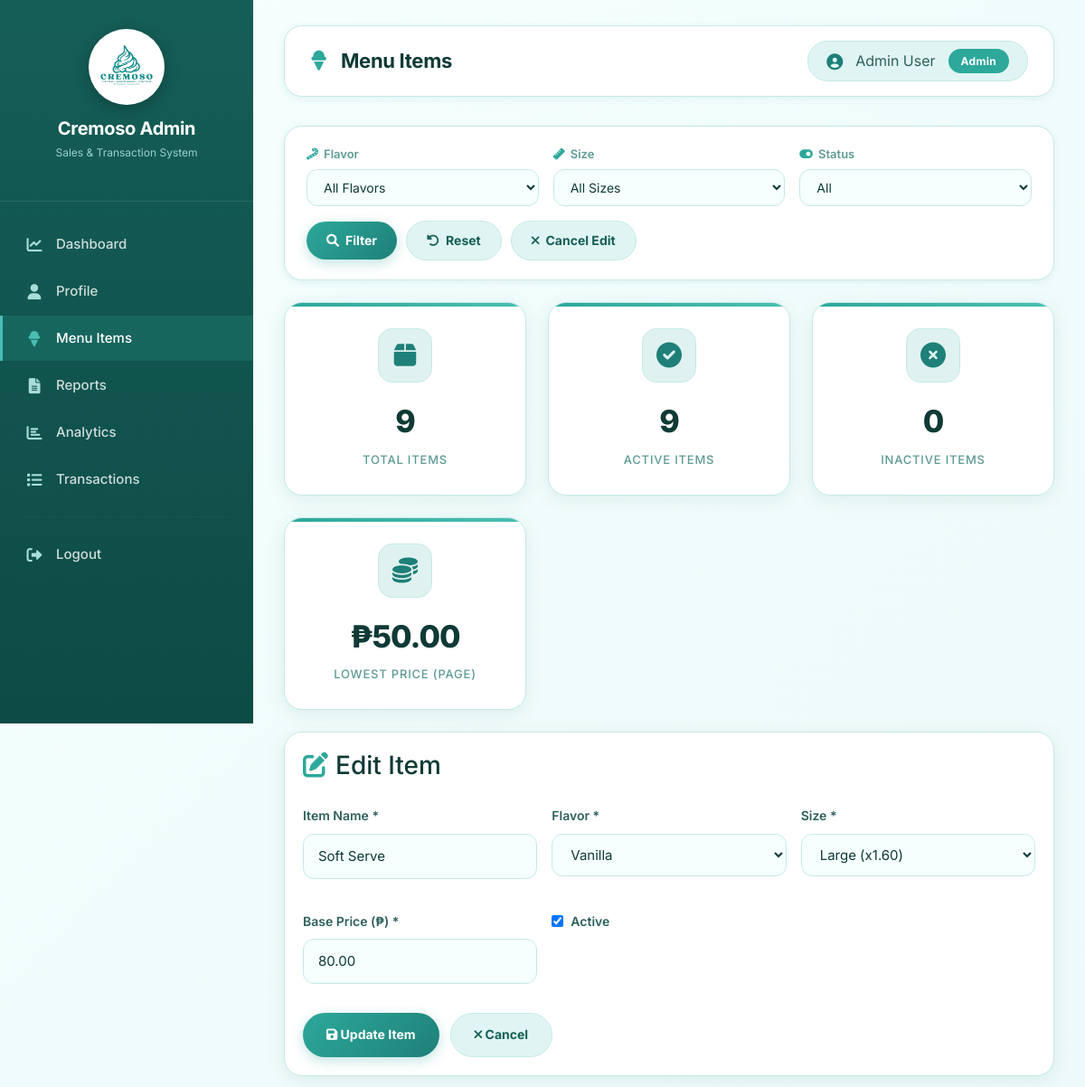
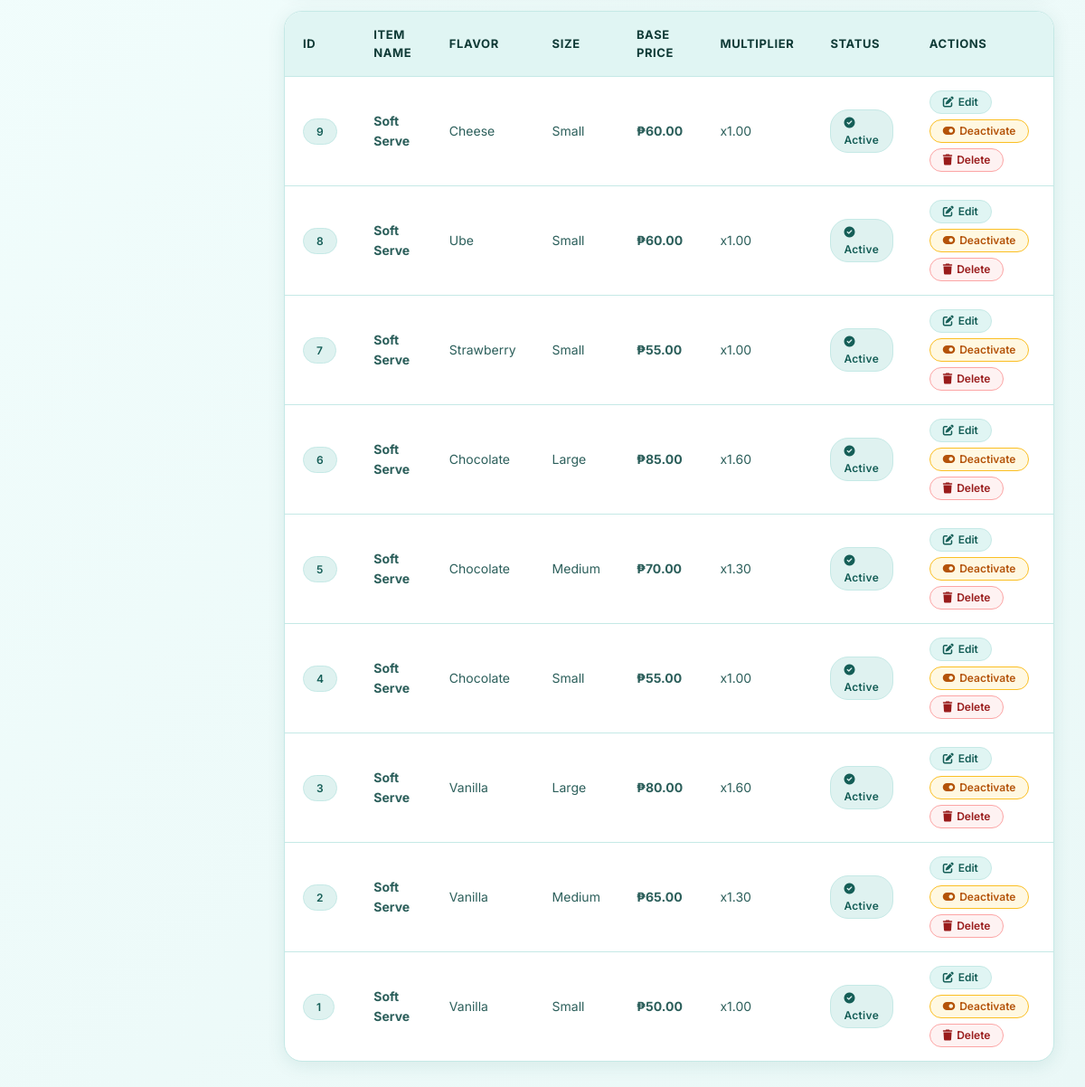
The page /admin/items.php?edit=3 (signed in) on the database its author committed (2 pictures, top to bottom).
### tables this page shows
CREATE TABLE items (
    item_id INT PRIMARY KEY AUTO_INCREMENT,
    item_name VARCHAR(100) NOT NULL,
    flavor_id INT NOT NULL,
    size_id INT NOT NULL,
    base_price DECIMAL(10,2) NOT NULL,
    is_active BOOLEAN DEFAULT TRUE,
    FOREIGN KEY (flavor_id) REFERENCES flavors(flavor_id),
    FOREIGN KEY (size_id) REFERENCES item_sizes(size_id)
);

CREATE TABLE flavors (
    flavor_id INT PRIMARY KEY AUTO_INCREMENT,
    flavor_name VARCHAR(50) NOT NULL
);

CREATE TABLE item_sizes (
    size_id INT PRIMARY KEY AUTO_INCREMENT,
    size_name VARCHAR(20) NOT NULL,
    price_multiplier DECIMAL(3,2) DEFAULT 1.00
);

### admin/items.php (the view, shortened to what this page needs)
<?php
require_once __DIR__ . '/../includes/auth.php';
$page = isset($_GET['page']) ? max(1, (int)$_GET['page']) : 1;
$perPage = 10;
$offset = ($page - 1) * $perPage;
$whereClause = "WHERE 1=1";
$params = [];
$countSql = "SELECT COUNT(*) FROM items i {$whereClause}";
$countStmt = $pdo->prepare($countSql);
$countStmt->execute($params);
$totalRecords = $countStmt->fetchColumn();
$sql = "SELECT i.*, f.flavor_name, s.size_name, s.price_multiplier
        FROM items i
        JOIN flavors f ON i.flavor_id = f.flavor_id
        JOIN item_sizes s ON i.size_id = s.size_id
        {$whereClause}
        ORDER BY i.item_id DESC
        LIMIT :limit OFFSET :offset";
$stmt = $pdo->prepare($sql);
$stmt->bindValue(':limit', $perPage, PDO::PARAM_INT);
$stmt->bindValue(':offset', $offset, PDO::PARAM_INT);
$stmt->execute();
$items = $stmt->fetchAll();
$flavors = $pdo->query("SELECT * FROM flavors ORDER BY flavor_name")->fetchAll();
$sizes = $pdo->query("SELECT * FROM item_sizes ORDER BY size_name")->fetchAll();
$edit_item = null;
if (isset($_GET['edit'])) {
    $edit_id = (int)$_GET['edit'];
    $stmt = $pdo->prepare("SELECT * FROM items WHERE item_id = ?");
    $stmt->execute([$edit_id]);
    $edit_item = $stmt->fetch();
}
?>
<?php include __DIR__ . '/../includes/header.php'; ?>
<?php include __DIR__ . '/../includes/sidebar_admin.php'; ?>
<div class="main-content">
    <div class="page-header">
        <h1><i class="fas fa-ice-cream"></i> Menu Items</h1>
        <div class="user-info">
            <i class="fas fa-user-circle"></i>
            <span><?= htmlspecialchars($_SESSION['fullname']) ?></span>
            <span class="branch-badge">Admin</span>
        </div>
    </div>
    <div class="filter-card">
        <form method="GET" class="filter-form">
            <div class="filter-group">
                <label><i class="fas fa-candy-cane"></i> Flavor</label>
                <select name="flavor">
                    <option value="">All Flavors</option>
                </select>
            </div>
            <div class="filter-group">
                <label><i class="fas fa-ruler"></i> Size</label>
                <select name="size">
                    <option value="">All Sizes</option>
                </select>
            </div>
            <div class="filter-group">
                <label><i class="fas fa-toggle-on"></i> Status</label>
                <select name="status">
                    <option value="">All</option>
                </select>
            </div>
            <div class="filter-actions">
                <button type="submit" class="btn-primary"><i class="fas fa-search"></i> Filter</button>
                <a href="items.php" class="btn-secondary"><i class="fas fa-rotate-left"></i> Reset</a>
                <?php if (!$edit_item): ?>
                <button type="button" class="btn-primary" onclick="document.getElementById('addModal').style.display='flex'">
                    <i class="fas fa-plus"></i> Add Item
                </button>
                <?php else: ?>
                <a href="items.php" class="btn-secondary"><i class="fas fa-times"></i> Cancel Edit</a>
                <?php endif; ?>
            </div>
        </form>
    </div>
    <div class="stats-grid" style="margin-bottom: 24px;">
        <div class="stat-card">
            <div class="stat-icon"><i class="fas fa-box"></i></div>
            <div class="stat-value"><?= number_format($totalRecords) ?></div>
            <div class="stat-label">Total Items</div>
        </div>
        <div class="stat-card">
            <div class="stat-icon"><i class="fas fa-check-circle"></i></div>
            <div class="stat-value"><?= $pdo->query("SELECT COUNT(*) FROM items WHERE is_active = 1")->fetchColumn() ?></div>
            <div class="stat-label">Active Items</div>
        </div>
        <div class="stat-card">
            <div class="stat-icon"><i class="fas fa-times-circle"></i></div>
            <div class="stat-value"><?= $pdo->query("SELECT COUNT(*) FROM items WHERE is_active = 0")->fetchColumn() ?></div>
            <div class="stat-label">Inactive Items</div>
        </div>
        <div class="stat-card">
            <div class="stat-icon"><i class="fas fa-coins"></i></div>
            <div class="stat-value">₱<?= number_format($items ? min(array_column($items, 'base_price')) : 0, 2) ?></div>
            <div class="stat-label">Lowest Price (Page)</div>
        </div>
    </div>
    <?php if ($edit_item): ?>
    <div class="data-table" style="margin-bottom: 24px;">
        <h3 style="padding: 20px 20px 0; color: var(--text-dark);">
            <i class="fas fa-edit" style="color: var(--primary); margin-right: 8px;"></i>Edit Item
        </h3>
        <form method="POST" style="padding: 20px;">
            <div class="form-grid">
                <div class="form-group">
                    <label>Item Name *</label>
                    <input type="text" name="item_name" value="<?= htmlspecialchars($edit_item['item_name']) ?>" required>
                </div>
                <div class="form-group">
                    <label>Flavor *</label>
                    <select name="flavor_id" required>
                        <?php foreach ($flavors as $f): ?>
                        <option value="<?= $f['flavor_id'] ?>" <?= $edit_item['flavor_id'] == $f['flavor_id'] ? 'selected' : '' ?>>
                            <?= htmlspecialchars($f['flavor_name']) ?>
                        </option>
                        <?php endforeach; ?>
                    </select>
                </div>
                <div class="form-group">
                    <label>Size *</label>
                    <select name="size_id" required>
                        <?php foreach ($sizes as $s): ?>
                        <option value="<?= $s['size_id'] ?>" <?= $edit_item['size_id'] == $s['size_id'] ? 'selected' : '' ?>>
                            <?= htmlspecialchars($s['size_name']) ?> (x<?= number_format($s['price_multiplier'], 2) ?>)
                        </option>
                        <?php endforeach; ?>
                    </select>
                </div>
                <div class="form-group">
                    <label>Base Price (₱) *</label>
                    <input type="number" step="0.01" min="0" name="base_price" value="<?= $edit_item['base_price'] ?>" required>
                </div>
                <div class="form-group">
                    <label style="display: flex; align-items: center; gap: 8px;">
                        <input type="checkbox" name="is_active" <?= $edit_item['is_active'] ? 'checked' : '' ?> style="width: auto;">
                        Active
                    </label>
                </div>
            </div>
            <div style="display: flex; gap: 12px; margin-top: 12px;">
                <button type="submit" class="btn-primary"><i class="fas fa-save"></i> Update Item</button>
                <a href="items.php" class="btn-secondary"><i class="fas fa-times"></i> Cancel</a>
            </div>
        </form>
    </div>
    <?php endif; ?>
    <div class="data-table">
        <table>
            <thead>
                <tr>
                    <th>ID</th>
                    <th>Item Name</th>
                    <th>Flavor</th>
                    <th>Size</th>
                    <th>Base Price</th>
                    <th>Multiplier</th>
                    <th>Status</th>
                    <th>Actions</th>
                </tr>
            </thead>
            <tbody>
                <?php foreach ($items as $item): ?>
                <tr>
                    <td><span class="status-badge status-active"><?= $item['item_id'] ?></span></td>
                    <td><strong><?= htmlspecialchars($item['item_name']) ?></strong></td>
                    <td><?= htmlspecialchars($item['flavor_name']) ?></td>
                    <td><?= htmlspecialchars($item['size_name']) ?></td>
                    <td class="item-price">₱<?= number_format($item['base_price'], 2) ?></td>
                    <td>x<?= number_format($item['price_multiplier'], 2) ?></td>
                    <td>
                        <?php if ($item['is_active']): ?>
                        <span class="status-badge status-active"><i class="fas fa-check-circle"></i> Active</span>
                        <?php else: ?>
                        <span class="status-badge status-inactive"><i class="fas fa-times-circle"></i> Inactive</span>
                        <?php endif; ?>
                    </td>
                    <td>
                        <div class="action-btns">
                            <a href="?edit=<?= $item['item_id'] ?>" class="btn-action btn-edit" title="Edit">
                                <i class="fas fa-edit"></i> <span>Edit</span>
                            </a>
                            <form method="POST" style="display: inline;">
                                <button type="submit" class="btn-action btn-toggle" title="<?= $item['is_active'] ? 'Deactivate' : 'Activate' ?>">
                                    <i class="fas fa-<?= $item['is_active'] ? 'toggle-on' : 'toggle-off' ?>"></i> <span><?= $item['is_active'] ? 'Deactivate' : 'Activate' ?></span>
                                </button>
                            </form>
                            <form method="POST" style="display: inline;" onsubmit="return confirm('Are you sure you want to delete this item?');">
                                <button type="submit" class="btn-action btn-delete" title="Delete">
                                    <i class="fas fa-trash"></i> <span>Delete</span>
                                </button>
                            </form>
                        </div>
                    </td>
                </tr>
                <?php endforeach; ?>
            </tbody>
        </table>
    </div>
</div>
<?php include __DIR__ . '/../includes/footer.php'; ?>

### rows shown on the page
items: item_name "Soft Serve", flavor_id "Vanilla", size_id "Large (x1.60)", base_price "80.00", is_active "☑", item_id "3", flavor.flavor_name "Vanilla", size.size_name "Large", size.price_multiplier "1.60", shows "Active", shows "Deactivate"
items: item_id "9", item_name "Soft Serve", flavor.flavor_name "Cheese", size.size_name "Small", base_price "60.00", size.price_multiplier "1.00", is_active 1 (drawn)
items: item_id "8", item_name "Soft Serve", flavor.flavor_name "Ube", size.size_name "Small", base_price "60.00", size.price_multiplier "1.00", is_active 1 (drawn)
items: item_id "7", item_name "Soft Serve", flavor.flavor_name "Strawberry", size.size_name "Small", base_price "55.00", size.price_multiplier "1.00", is_active 1 (drawn)
items: item_id "6", item_name "Soft Serve", flavor.flavor_name "Chocolate", size.size_name "Large", base_price "85.00", size.price_multiplier "1.60", is_active 1 (drawn)
items: item_id "5", item_name "Soft Serve", flavor.flavor_name "Chocolate", size.size_name "Medium", base_price "70.00", size.price_multiplier "1.30", is_active 1 (drawn)
items: item_id "4", item_name "Soft Serve", flavor.flavor_name "Chocolate", size.size_name "Small", base_price "55.00", size.price_multiplier "1.00", is_active 1 (drawn)
items: item_id "2", item_name "Soft Serve", flavor.flavor_name "Vanilla", size.size_name "Medium", base_price "65.00", size.price_multiplier "1.30", is_active 1 (drawn)
items: item_id "1", item_name "Soft Serve", flavor.flavor_name "Vanilla", size.size_name "Small", base_price "50.00", size.price_multiplier "1.00", is_active 1 (drawn)

### other values the page prints
$_SESSION['fullname'] "Admin User"
$totalRecords "9"
$items ? min(array_column($items, 'base_price')) : 0 "50.00"
